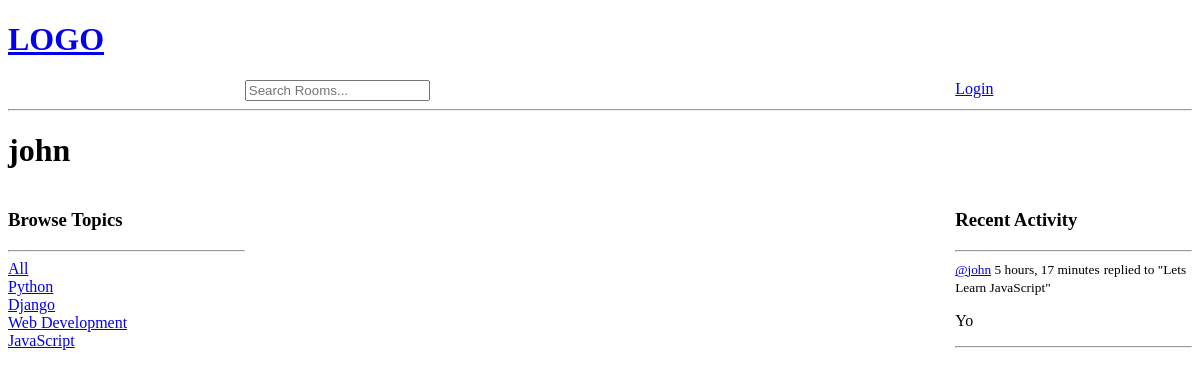
The page /profile/3 on the database its author committed.
### base/models.py (models this page shows, shortened)
class Topic(models.Model):
    name = models.CharField(max_length=200)

class Message(models.Model):
    user = models.ForeignKey(User, on_delete=models.CASCADE)
    room = models.ForeignKey(Room, on_delete=models.CASCADE)
    body = models.TextField()
    updated = models.DateTimeField(auto_now=True)
    created = models.DateTimeField(auto_now_add=True)
    class Meta:
        ordering = ['-updated', '-created']
    def __str__(self):
        return self.body[0:50]

class Room(models.Model):
    host = models.ForeignKey(User, on_delete=models.SET_NULL, null=True)
    topic = models.ForeignKey(Topic, on_delete=models.SET_NULL, null=True)
    name = models.CharField(max_length=200)
    description = models.TextField(null=True, blank=True)
    participants = models.ManyToManyField(User, related_name='participants', blank=True)
    updated = models.DateTimeField(auto_now=True)
    created = models.DateTimeField(auto_now_add=True)
    class Meta:
        ordering = ['-updated', '-created']
    def __str__(self):
        return self.name

### base/views.py (the view)
# urls.py: path('profile/<str:pk>', views.userProfile, name="user-profile"),
def userProfile(request, pk):
    user = User.objects.get(id=pk)
    rooms = user.room_set.all()
    activity_messages = user.message_set.all()
    topics = Topic.objects.all()
    context = {'user': user, 'rooms': rooms, 'activity_messages': activity_messages,
                'topics': topics}
    return render(request, 'base/profile.html', context)

### base/templates/base/profile.html (shortened to what this page needs)
{% extends 'main.html' %}
{% load static %}
{% block content %}
<h1>{{user.username}}</h1>
<div class="profile-container">
    <div>
        {% include 'base/topic_component.html' %}
    </div>
    <div>
    </div>
    <div>
        {% include 'base/activity_component.html' %}
    </div>
</div>
{% endblock content %}

### base/templates/base/topic_component.html
<h3>Browse Topics</h3>
<hr>
<a href="{% url 'home'%}">All</a>
{% for topic in topics %}
    <div>
        <a href="{% url 'home'%}?q={{topic.name}}">{{topic.name}}</a>
    </div>
{% endfor %}

### base/templates/base/activity_component.html (shortened to what this page needs)
<h3>Recent Activity</h3>
<hr>
{% for message in activity_messages %}
<div>
    <small><a href="{% url 'user-profile' message.user.id %}">@{{message.user}}</a> {{message.created|timesince}}</small>
    <small>replied to "{{message.room}}"</small>
    <p>{{message}}</p>
    <hr>
</div>
{% endfor %}

### base/static/css/homeStyle.css (style rules this page uses)
.profile-container { display: grid; grid-template-columns: 1fr 3fr 1fr; }

### rows shown on the page
Topic: name "Python"
Topic: name "Django"
Topic: name "Web Development"
Topic: name "JavaScript"
Message: user "john", created "5 hours, 17 minutes", room "Lets Learn JavaScript", body "Yo"

### other values the page prints
{{ user.username }} "john"
